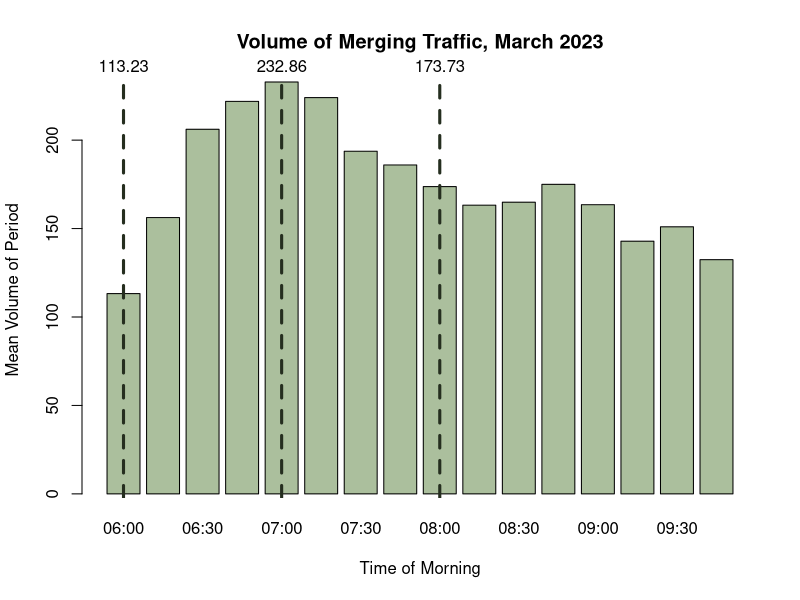
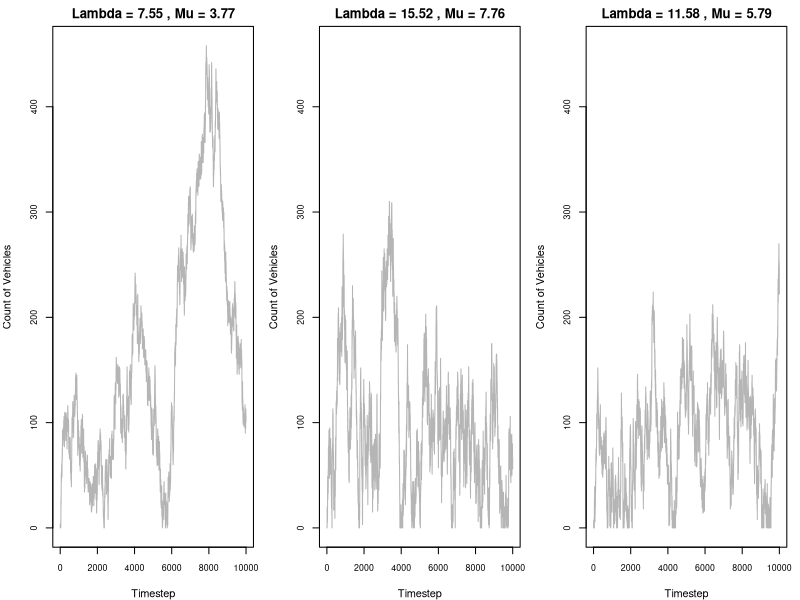
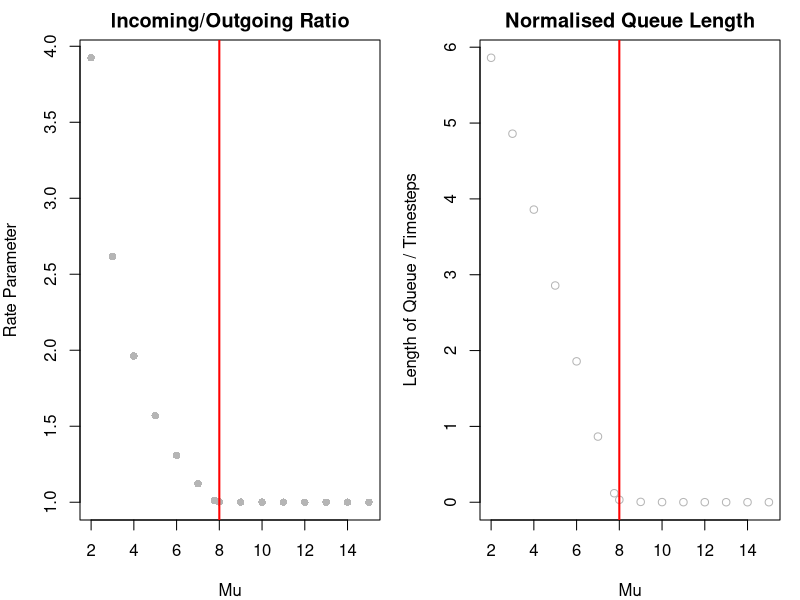
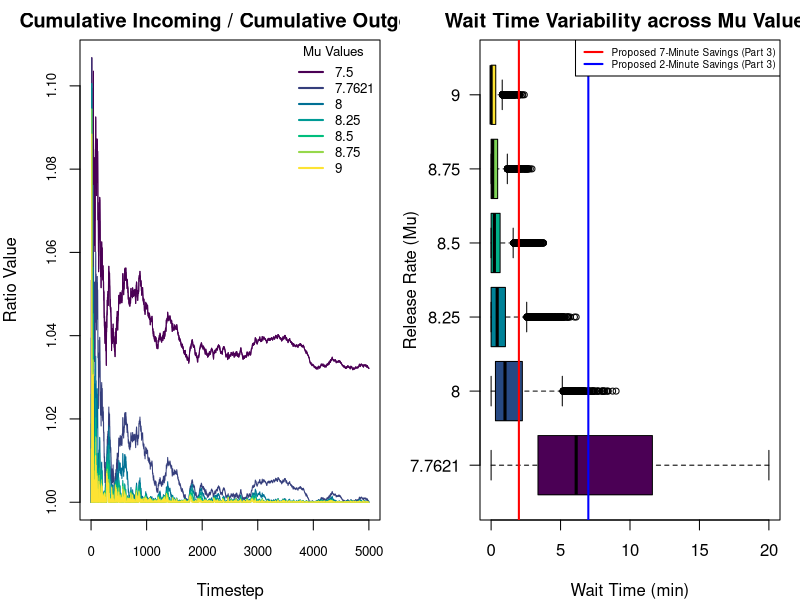
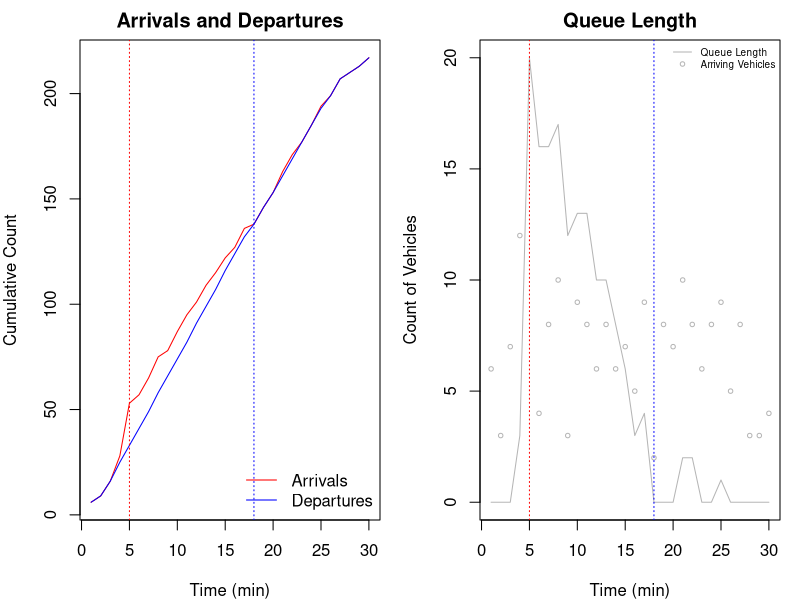
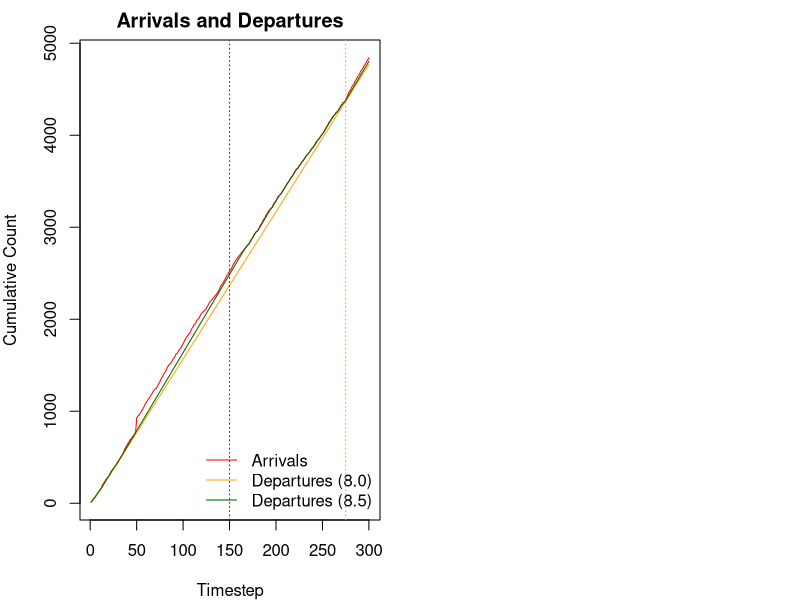
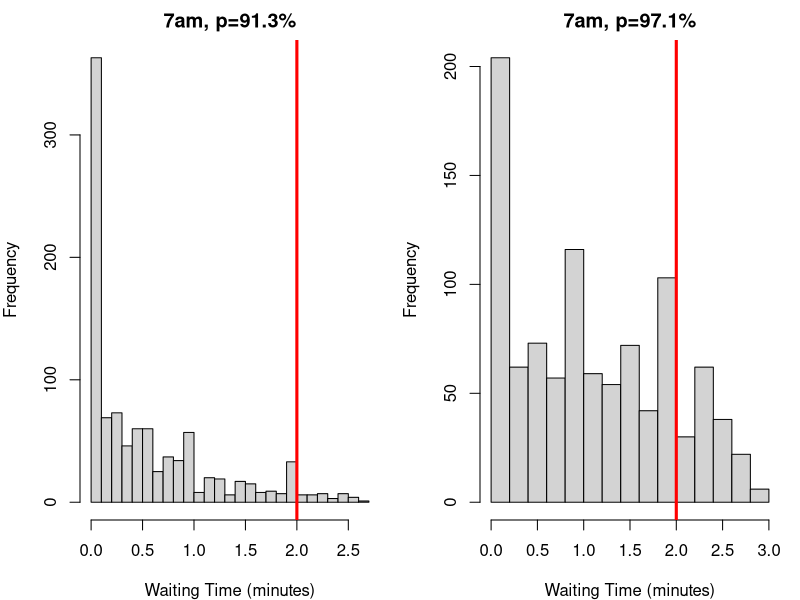

Reproduce these figures in R, in order.
## ---- chunk 1
#| include: false

# Keep these commented as the full files were too large to upload to Github
# Importing datasets
# raw23 <- read.csv("2023-03.csv")
# raw25 <- read.csv("2025-03.csv")

# Filtering for on-ramp segment
# ramp25 <- raw25[raw25$MLinkID == 5725, ]
# ramp23 <- raw23[raw23$MLinkID == 5725, ]

# Filtering for the freeway segment directly following the on-ramp
# fwy25 <- raw25[raw25$MLinkID == 183, ]
# fwy23 <- raw23[raw23$MLinkID == 183, ]

# Simplified import commands
ramp25 <- read.csv("ramp25.csv")
ramp23 <- read.csv("ramp23.csv")

fwy25 <- read.csv("fwy25.csv")
fwy23 <- read.csv("fwy23.csv")

lch25 <- read.csv("lch25.csv")
lch23 <- read.csv("lch23.csv")

# if you want everything to use the new leach highway variables, reassign them to ramp25/ramp23 because every function uses thse ones
## ---- chunk 2
#| include: false

library(lubridate)

# Converting datetime strings to date objects
ramp23$Date.Time.AWST <- ymd_hm(ramp23$Date.Time.AWST)

# Adding day of the week column (1=sunday, 7=saturday)
ramp23$Weekday <- wday(ramp23$Date.Time.AWST)

# Adding hour of the day column
ramp23$Hour <- hour(ramp23$Date.Time.AWST)

# Adding 15-min segment identifier of column
ramp23$Period <- format(ramp23$Date.Time.AWST, "%H:%M")

# Removing weekends
ramp23.wk <- ramp23[ramp23$Weekday %in% c(2, 3, 4, 5, 6), ]

# Filtering for only the morning peak (6am-10am)
ramp23.pk.wk <- ramp23.wk[6 <= ramp23.wk$Hour & ramp23.wk$Hour < 10, ]

# Removing public holidays (March 6 is the onyl date - Labour Day)
ramp23.pk.wk <- ramp23.pk.wk[date(ramp23.pk.wk$Date.Time.AWST) != "2023-03-06", ]
## ---- chunk 3
head(ramp23[, c(-6, -7, -8, -9, -10)])
## ---- chunk 4
#| include: false

smeans <- aggregate(Volume ~ Period, 
                           data = ramp23.pk.wk, 
                           FUN = mean)

# getting max volume
smax <- max(smeans$Volume)
maxindex <- which(smeans$Volume == smax)

# getting mean volume
smean <- mean(smeans$Volume)

# getting min volume
smin <- min(smeans$Volume)
minindex <- which(smeans$Volume == smin)
## ---- chunk 5
#| echo: false

bp <- barplot(smeans$Volume, names.arg = smeans$Period, col="#abbf9d", xlab = "Time of Morning", ylab = "Mean Volume of Period", main="Volume of Merging Traffic, March 2023")

abline(v = bp[1], col = "#252e1f", lwd = 3, lty = 2)
text(x = bp[1], y = smax, labels = round(smeans$Volume[1], 2), pos = 3, xpd = TRUE)

abline(v = bp[5], col = "#252e1f", lwd = 3, lty = 2)
text(x = bp[5], y = smax, labels = round(smeans$Volume[5], 2), pos = 3, xpd = TRUE)

abline(v = bp[9], col = "#252e1f", lwd = 3, lty = 2)
text(x = bp[9], y = smax, labels = round(smeans$Volume[9], 2), pos = 3, xpd = TRUE)
## ---- chunk 6
#| echo: false
smu6  <- mean(ramp23.pk.wk[ramp23.pk.wk$Period == "06:00", 4])
svar6 <- var(ramp23.pk.wk[ramp23.pk.wk$Period == "06:00", 4])

data.frame (
  Mean = smu6,
  Variance = svar6,
  row.names = c("6am (min)")
)
## ---- chunk 7
#| include: false
ssize6 <- (smu6^2) / (svar6 - smu6)
## ---- chunk 8
sim1 <- rnbinom(10000, size = ssize6, mu = smu6)
sim2 <- rpois(10000, lambda = smu6)
data.frame (
  Mean = c(smu6, mean(sim1), mean(sim2)),
  Variance = c(svar6, var(sim1), mean(sim2)),
  row.names = c("Dataset", "NBinom Sim", "Poisson Sim  ")
)
## ---- chunk 9
#| echo: false
data.frame(
  Mean = smu6 / 15,
  Variance = svar6 / 15^2,
  Size = ((smu6/15)^2) / ((svar6/(15^2)) - smu6/15),
  row.names = c("Vehicles/min")
  )
## ---- chunk 10
#| echo: false

data.frame(
  Mean = c(smu6, smu6/15, smu6/15),
  Size = c(ssize6, ((smu6/15)^2) / ((svar6/(15^2)) - smu6/15), ssize6/15),
  row.names = c("Vehicles/15min", "Vehicles/min (Method 1)", "Vehicles/min (Method 2)")
)
## ---- chunk 11
#| include: false

# 6am models
# leave as the same

# 7am models
smu7  <- mean(ramp23.pk.wk[ramp23.pk.wk$Period == "07:00", 4])
svar7 <- var(ramp23.pk.wk[ramp23.pk.wk$Period == "07:00", 4])
ssize7 <- ((smu7^2) / (svar7 - smu7))

# 8am models
smu8  <- mean(ramp23.pk.wk[ramp23.pk.wk$Period == "08:00", 4])
svar8 <- var(ramp23.pk.wk[ramp23.pk.wk$Period == "08:00", 4])
ssize8 <- ((smu8^2) / (svar8 - smu8))

# update to vehicles / 15 minute
# we no longer use variance! DO NOT TOUCHHHH VARIANCE
smu6 <- smu6 / 15
ssize6 <- ssize6 / 15

smu7 <- smu7 / 15
ssize7 <- ssize7 / 15

smu8 <- smu8 / 15
ssize8 <- ssize8 / 15
## ---- chunk 12
#| echo: false

data.frame(
  Mean = c(smu6, smu7, smu8),
  Size = c(ssize6, ssize7, ssize8),
  row.names = c("6am (min)", "7am (max)", "8am (mean)")
)
## ---- chunk 13
onRampSimulation <- function(steps, alambda, asize, rmu, c) {
  set.seed(1234)
  
  queue <- c() # storage for vehicles currently in queue
  incoming <- numeric(steps) # track count of vehicles arrived
  outgoing <- numeric(steps) # track count of vehicles released
  
  wlength <- numeric(steps) # track length of queue in each timestep
  wtimesavg <- numeric(steps) # track AVERAGE waiting times of vehicles released in a timestep
  wtimesall <- c() # track INDIVIDUAL waiting times of vehicles released in a timestep
  
  # need to incorporate a carry because vehicles are individisble.
  # if the release rate is fractional,
  # we can 'pass' off the next vehicle to the following timestep
  carry <- 0

  for (i in 1:steps) {
    # calculate arrivals
    arate <- rnbinom(1, size=asize, mu=alambda)
    
    queue <- c(queue, rep(i, arate))
    incoming[i] <- arate
    
    # calculate departures
    fracrrate <- rmu * c + carry
    rrate <- floor(fracrrate)
    carry <- fracrrate - rrate
    
    released <- min(length(queue), rrate)
  
    outgoing[i] <- released
    
    # release cars and track wait times
    if (released > 0) {
      rtimes <- i - queue[1:released]
      wtimesavg[i] <- mean(rtimes)
      wtimesall <- c(wtimesall, rtimes)
      queue <- queue[-(1:released)]
    } else {
      wtimesavg[i] <- 0 
    }
    
    wlength[i] <- length(queue)
  }
  
  return(list(
    incoming = incoming,
    outgoing = outgoing,
    wtimesavg = wtimesavg,
    wtimesall = wtimesall,
    wlength = wlength)
    )
}
## ---- chunk 14
#| include: false

# easy method to run mutliple simulations
runMultiSims <- function(steps, alambdas, asizes, rmus, c){
  if (length(rmus) != length(alambdas) || length(alambdas) != length(asizes))
    stop("Must have an equal count for each parameter.")
  
  sims <- list()

  for (i in seq_along(rmus)) {
    sims[[i]] <- onRampSimulation(
      steps = steps, 
      alambda = alambdas[i],
      asize = asizes[i],
      rmu = rmus[i], 
      c = c
    )
  }
  
  maxlength <- 0
  for (sim in sims) {
    maxlength <- max(sim$wlength, maxlength)
  }
  
  data <- list(
    sims = sims,
    maxlength = maxlength
  )
  
  return(data)
}
## ---- chunk 15
#| echo: false

c <- 2

rmu6 <- smu6/c
rmu7 <- smu7/c
rmu8 <- smu8/c

data.frame(
  Best = c(smu6, rmu6),
  Worst = c(smu7, rmu7),
  Average = c(smu8, rmu8),
  row.names = c("Mean Arrival Rate", "Departure Rate")
)
## ---- chunk 16
#| echo: false
alambdas <- c(smu6, smu7, smu8)
asizes <- c(ssize6, ssize7, ssize8)
rmus <- c(rmu6, rmu7, rmu8)

sims <- runMultiSims(10000, alambdas, asizes, rmus, 2)
maxqueue <- sims$maxlength
sims <- sims$sims # can just rassign

par(mfrow=c(1, length(rmus)), mar=c(4, 4, 2, 1))

for (i in seq_along(rmus)) {
  plot(
    sims[[i]]$wlength,
    type = "l",
    xlab = "Timestep",
    ylab = "Count of Vehicles",
    ylim = c(0, maxqueue),
    cex.axis = 0.8,
    col = "#b5b5b5",
    main = paste("Lambda =", round(alambdas[i], 2), ", Mu =", round(rmus[i], 2))
  )
}

paste("Maximum length:", maxqueue)

## ---- chunk 17
#| echo: false

steps <- 1000
rmus <- seq(2, 15)
rmus <- c(rmus, rmu7)
count <- length(rmus)
c <- 2

sims <- runMultiSims(steps, rep(smu7, count), rep(ssize7, count), rmus, c)
# inoutrate <- sapply(sims$sims, function(x) mean(x$incoming/x$outgoing))
inoutrate <- sapply(sims$sims, function(x) sum(x$incoming)/sum(x$outgoing))
meanlength <- sapply(sims$sims, function(x) mean(x$wlength)/steps) # /steps to normalise

par(mfrow=c(1, 2))
plot(rmus, inoutrate, main="Incoming/Outgoing Ratio", ylab="Rate Parameter", xlab="Mu", pch=16, col="#b5b5b5")
abline(v=8, col="red", lwd = 2)
plot(rmus, meanlength, col="#b5b5b5", main="Normalised Queue Length", ylab="Length of Queue / Timesteps", xlab="Mu")
abline(v=8, col="red", lwd = 2)

paste("Recall that the incoming rate is", round(smu7, 2), "with a critical Mu of", round(rmu7, 2))
## ---- chunk 18
slope <- lm(meanlength[rmus < 8] ~ rmus[rmus < 8], )
summary(slope)
## ---- chunk 19
#| echo: false

steps <- 5000
rmus <- c(7.5, round(rmu7, 4), seq(8, 9, 0.25))
count <- length(rmus)
c <- 2

# can delete shite above
cols <- hcl.colors(length(rmus), "Viridis")

sims <- runMultiSims(steps, rep(smu7, count), rep(ssize7, count), rmus, c)$sims

plot(
    cumsum(sims[[1]]$incoming) / cumsum(sims[[1]]$outgoing),
    type = "l",
    xlab = "Timestep",
    ylab = "Ratio Value",
    cex.axis = 0.8,
    col = cols[1],
    main = "Cumulative Incoming / Cumulative Outgoing"
  )

# need to replot 1 so it shows ontop
for (i in seq_along(rmus)) {
  lines(
    cumsum(sims[[i]]$incoming) / cumsum(sims[[i]]$outgoing),
    col=cols[i]
    )
}

legend("topright", legend = rmus, col = cols, lty = 1, lwd = 2, title = "Mu Values", bty = "n", cex = 0.8)
## ---- chunk 20
#| echo: false

# use sims from above

rmus <- rmus[-1]
sims <- sims[-1]

plotlist <- lapply(sims, function(x) x$wtimesavg)
names(plotlist) <- rmus

boxplot(plotlist, 
        horizontal=TRUE, 
        las=1,
        col=hcl.colors(length(rmus), "Viridis"),
        xlab="Wait Time (min)", 
        ylab="Release Rate (Mu)",
        main="Wait Time Variability across Mu Values",
        outline=TRUE,
        cex=0.8
        )
abline(v=2, col="red", lw = 2)
abline(v=7, col="blue", lw = 2)
legend("topright", 
       legend = c("Proposed 7-Minute Savings (Part 3)","Proposed 2-Minute Savings (Part 3)"),
       col = c("red","blue"),
       lty = 1, 
       lwd = 2,
       cex =0.6
       )
## ---- chunk 21
summary(plotlist$"8")
## ---- chunk 22
lower <- smu7 / (c * 8.5)
upper <- smu7 / (c * 8.0)
paste("Utilisation rates")
c(lower, upper)
## ---- chunk 23
summary(plotlist$"8.5") # 91.3% utilisation
summary(plotlist$"8") #97.0% utilisation
## ---- chunk 24
#| include: false

# FOR THE SIMULATION BELOW
# alambda refers to TOTAL arrival rate /min
# asize refers to dispersion parameter
# rmu refers to PER LANE departure rate /min

# CHANGES
# defaults to 2 lanes
# threshold : the length of queue (count) before a 3rd temp lane is opened
# injection: a vector c(count of vehicles to inject, timestep of injection)
# shift: a vector c(new alambda, new asize, timestep to switch to new model)

onRampTransientSimulation <- function(steps, alambda, asize, rmu, 
                                      injection = c(0, 0), 
                                      shift = c(0, 0, 0), 
                                      threshold = Inf) {
  set.seed(1234)
  
  queue <- c() # storage for vehicles currently in queue
  incoming <- numeric(steps) # track count of vehicles arrived
  outgoing <- numeric(steps) # track count of vehicles released
  
  wlength <- numeric(steps) # track length of queue in each timestep
  wtimesavg <- numeric(steps) # track AVERAGE waiting times of vehicles released in a timestep
  wtimesall <- c() # track INDIVIDUAL waiting times of vehicles released in a timestep
  
  carry <- 0

  for (i in 1:steps) {
    # control temporary lane
    c <- 2 # defaults to 2 lanes if below threshold
    if ((i != 1) && (wlength[i-1] > threshold)) {
      c <- 3
    }
    
    # control model shift
    if(i == shift[3]) {
      alambda <- shift[1]
      asize <- shift[2]
    }
    
    # calculate arrivals
    arate <- rnbinom(1, size=asize, mu=alambda)
    # control vehicle injection
    if(i == injection[2]) {
      arate <- arate + injection[1]
    }
    queue <- c(queue, rep(i, arate))
    incoming[i] <- arate

    # calculate departures
    # rrate <- sum(rpois(c, lambda=rmu)) # poisson = bad
    fracrrate <- rmu * c + carry
    rrate <- floor(fracrrate)
    carry <- fracrrate - rrate
    
    released <- min(length(queue), rrate)
    
    
    outgoing[i] <- released
    
    # release cars and track wait times
    if (released > 0) {
      rtimes <- i - queue[1:released]
      wtimesavg[i] <- mean(rtimes)
      wtimesall <- c(wtimesall, rtimes)
      queue <- queue[-(1:released)]
    } else {
      wtimesavg[i] <- 0 
    }
    
    wlength[i] <- length(queue)
  }
  
  return(list(
    incoming = incoming,
    outgoing = outgoing,
    wtimesavg = wtimesavg,
    wtimesall = wtimesall,
    wlength = wlength)
    )
}
## ---- chunk 25
sim <- onRampTransientSimulation(30, smu6, ssize6, rmu6/0.913,
                          injection = c(20, 5))
## ---- chunk 26
#| echo: false

par(mfrow = c(1, 2))
plot(cumsum(sim$incoming), type="l", lty=1, col="red", xlab="Time (min)", ylab="Cumulative Count", main="Arrivals and Departures")
lines(cumsum(sim$outgoing), type="l", col="blue")
legend("bottomright", legend=c("Arrivals", "Departures"), col=c("red", "blue"), lty=1, bty="n")
abline(v=5, col="red", lty=3)
abline(v=18, col="blue", lty=3)

plot(sim$wlength, type="l", main="Queue Length", xlab="Time (min)", ylab="Count of Vehicles", col="#b5b5b5")
points(sim$incoming, cex = 0.6, col="#b5b5b5")
legend("topright", legend=c("Queue Length", "Arriving Vehicles"), col="#b5b5b5", lty=c(1, 0), pch=c(NA, 1), bty="n", cex=0.6)
abline(v=5, col="red", lty=3)
abline(v=18, col="blue", lty=3)
## ---- chunk 27
summary(sim$wtimesavg)
## ---- chunk 28
set.seed(1234)
slug <- sum(rnbinom(10, size=ssize7, mu=smu7)) # 10 minutes, 7am parameters
slug
## ---- chunk 29
#| echo: false

sim1 <- onRampTransientSimulation(300, smu7, ssize7, 8, # 97.1% utilisation
                          injection = c(slug, 50), # _ vehicles, timestep 50
)
sim2 <- onRampTransientSimulation(300, smu7, ssize7, 8.5, #91.3$ utilisation
                          injection = c(slug, 50), # _ vehicles, timestep 50
)

plot(cumsum(sim1$incoming), type="l", lty=1, col="red", xlab="Timestep", ylab="Cumulative Count", main="Arrivals and Departures")
lines(cumsum(sim1$outgoing), type="l", col="orange")
lines(cumsum(sim2$outgoing), type="l", col="darkgreen")

legend("bottomright", legend=c("Arrivals", "Departures (8.0)", "Departures (8.5)"), col=c("red", "orange", "darkgreen"), lty=1, bty="n")
abline(v=150, col="darkgreen", lty=3)
abline(v=275, col="orange", lty=3)
## ---- chunk 30
summary(sim2$wtimesavg) # 91.3% utilisation
summary(sim1$wtimesavg) # 97.1% utiisation
## ---- chunk 31
threshold <- 67 * 0.7 # open temp lane at 70% capacity

par(mfrow = c(1, 2))
# testing 91.3% utilisation
sim88 <- onRampTransientSimulation(1000, smu7, ssize7, rmu7 / 0.913,
                                   threshold = threshold)
hist(sim88$wtimesavg, main = "7am, p=91.3%", xlab="Waiting Time (minutes)", breaks = 20)
abline(v = 2, lwd = 3, col="red")

# testing 97.1% utilisation
sim94 <- onRampTransientSimulation(1000, smu7, ssize7, rmu7 / 0.971,
                                   threshold = threshold)
hist(sim94$wtimesavg, main = "7am, p=97.1%", xlab="Waiting Time (minutes)", breaks = 20)
abline(v = 2, lwd = 3, col="red")

# Confirming spillback has not occured (<67)
data.frame(
  maximum = 67,
  conservative = max(sim88$wlength),
  everday = max(sim94$wlength)
)
## ---- chunk 32
#| include: false

# using 91.3% utilisation rate
prop.test(x = sum(sim88$wtimesavg > 2), 
          n = length(sim88$wtimesavg), 
          p = 0.1, 
          alternative = "greater", 
          conf.level = 0.95)

# using 97.1% utilisation rate
prop.test(x = sum(sim94$wtimesavg > 2), 
          n = length(sim94$wtimesavg), 
          p = 0.1, 
          alternative = "greater", 
          conf.level = 0.95)
## ---- chunk 33
#| echo: false

data.frame(
  P_Value = c("1.00", "6.763e-10"),
  Proportion = c("0.034", "0.158"),
  row.names = c("91.3% Utilisation", "97.1% Utilisation")
)
## ---- chunk 34
summary(sim94$wtimesavg)
mean(sim94$wtimesavg < 2)
